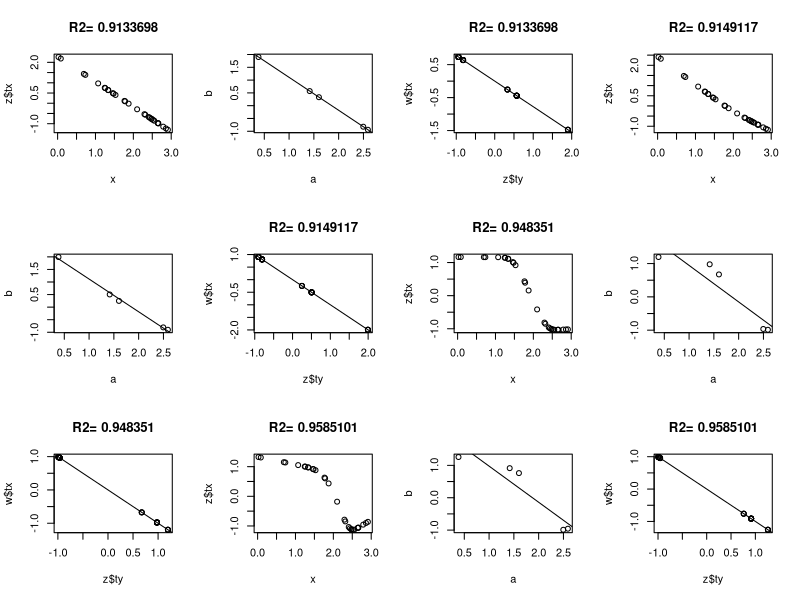
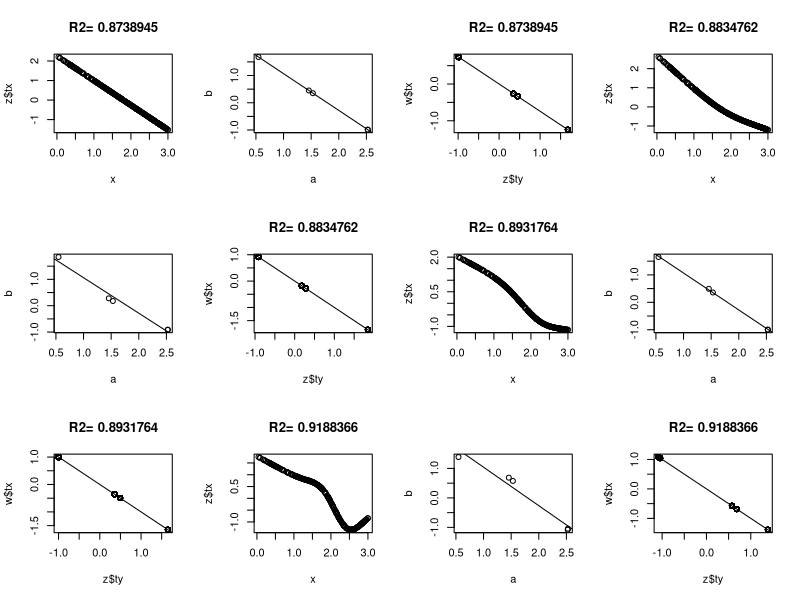
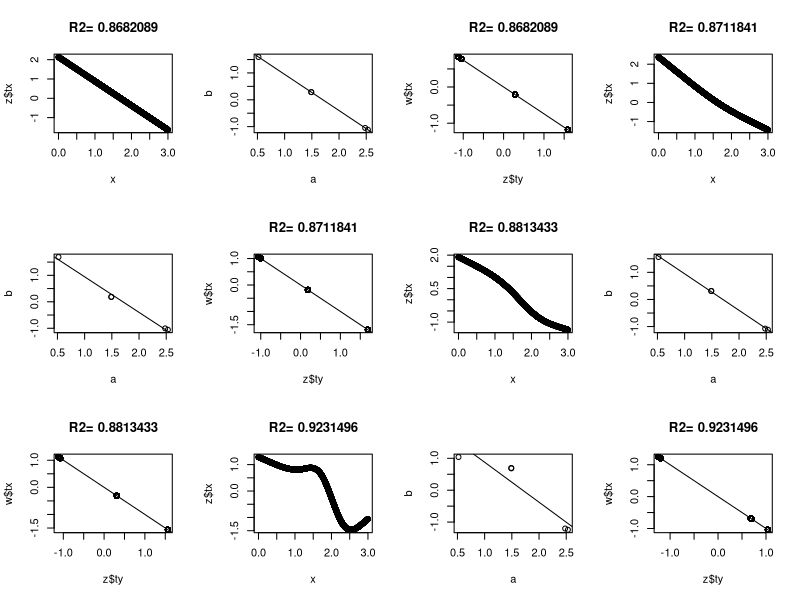
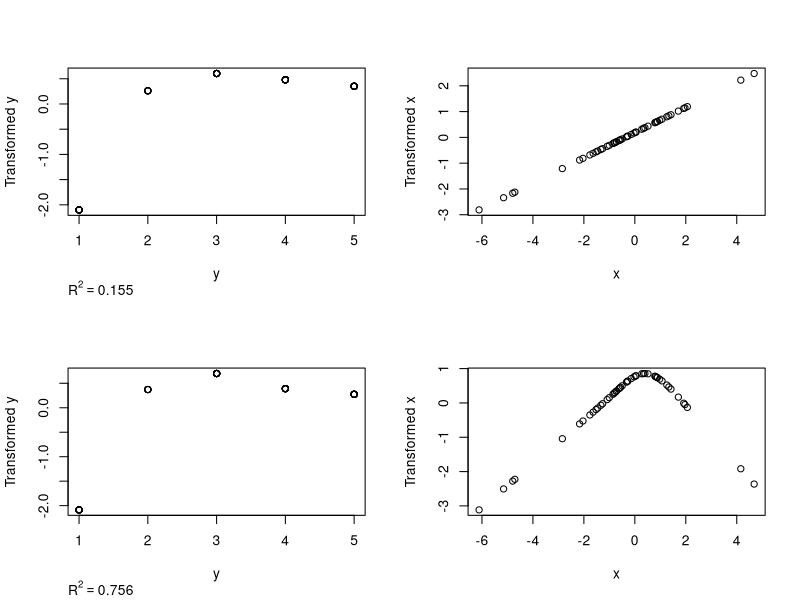
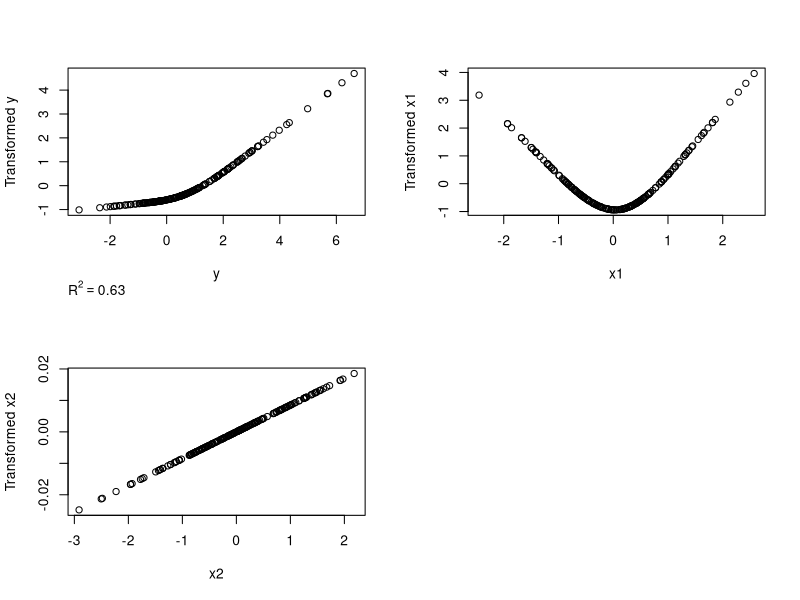
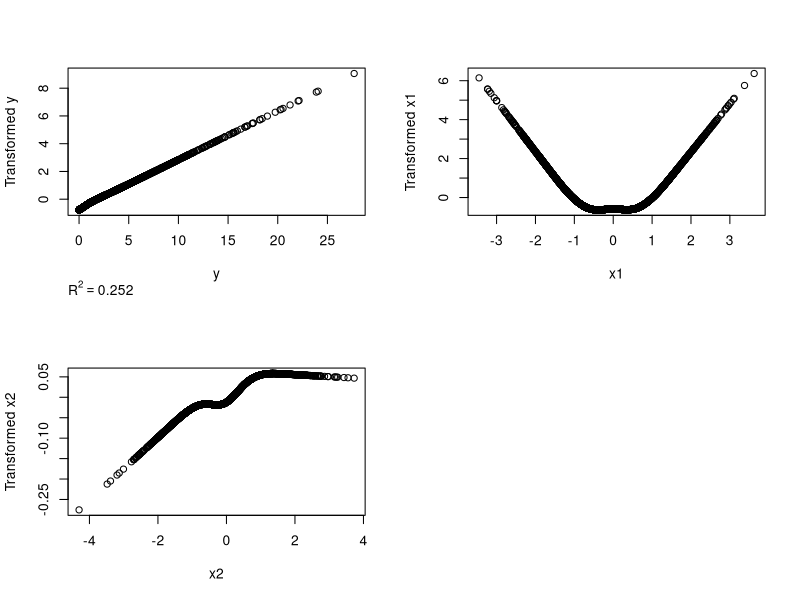

Reproduce these figures in R, in order.
library(Hmisc)


### Name: areg
### Title: Additive Regression with Optimal Transformations on Both Sides
###   using Canonical Variates
### Aliases: areg print.areg predict.areg plot.areg
### Keywords: smooth regression multivariate models

### ** Examples

set.seed(1)

ns <- c(30,300,3000)
for(n in ns) {
  y <- sample(1:5, n, TRUE)
  x <- abs(y-3) + runif(n)
  par(mfrow=c(3,4))
  for(k in c(0,3:5)) {
    z <- areg(x, y, ytype='c', nk=k)
    plot(x, z$tx)
	title(paste('R2=',format(z$rsquared)))
    tapply(z$ty, y, range)
    a <- tapply(x,y,mean)
    b <- tapply(z$ty,y,mean)
    plot(a,b)
	abline(lsfit(a,b))
    # Should get same result to within linear transformation if reverse x and y
    w <- areg(y, x, xtype='c', nk=k)
    plot(z$ty, w$tx)
    title(paste('R2=',format(w$rsquared)))
    abline(lsfit(z$ty, w$tx))
 }
}

par(mfrow=c(2,2))
# Example where one category in y differs from others but only in variance of x
n <- 50
y <- sample(1:5,n,TRUE)
x <- rnorm(n)
x[y==1] <- rnorm(sum(y==1), 0, 5)
z <- areg(x,y,xtype='l',ytype='c')
z
plot(z)
z <- areg(x,y,ytype='c')
z
plot(z)

## Not run: 
##D 		
##D # Examine overfitting when true transformations are linear
##D par(mfrow=c(4,3))
##D for(n in c(200,2000)) {
##D   x <- rnorm(n); y <- rnorm(n) + x
##D     for(nk in c(0,3,5)) {
##D     z <- areg(x, y, nk=nk, crossval=10, B=100)
##D     print(z)
##D     plot(z)
##D     title(paste('n=',n))
##D   }
##D }
##D par(mfrow=c(1,1))
##D 
##D # Underfitting when true transformation is quadratic but overfitting
##D # when y is allowed to be transformed
##D set.seed(49)
##D n <- 200
##D x <- rnorm(n); y <- rnorm(n) + .5*x^2
##D #areg(x, y, nk=0, crossval=10, B=100)
##D #areg(x, y, nk=4, ytype='l', crossval=10, B=100)
##D z <- areg(x, y, nk=4) #, crossval=10, B=100)
##D z
##D # Plot x vs. predicted value on original scale.  Since y-transform is
##D # not monotonic, there are multiple y-inverses
##D xx <- seq(-3.5,3.5,length=1000)
##D yhat <- predict(z, xx, type='fitted')
##D plot(x, y, xlim=c(-3.5,3.5))
##D for(j in 1:ncol(yhat)) lines(xx, yhat[,j], col=j)
##D # Plot a random sample of possible y inverses
##D yhats <- predict(z, xx, type='fitted', what='sample')
##D points(xx, yhats, pch=2)
## End(Not run)

# True transformation of x1 is quadratic, y is linear
n <- 200
x1 <- rnorm(n); x2 <- rnorm(n); y <- rnorm(n) + x1^2
z <- areg(cbind(x1,x2),y,xtype=c('s','l'),nk=3)
par(mfrow=c(2,2))
plot(z)

# y transformation is inverse quadratic but areg gets the same answer by
# making x1 quadratic
n <- 5000
x1 <- rnorm(n); x2 <- rnorm(n); y <- (x1 + rnorm(n))^2
z <- areg(cbind(x1,x2),y,nk=5)
par(mfrow=c(2,2))
plot(z)

# Overfit 20 predictors when no true relationships exist
n <- 1000
x <- matrix(runif(n*20),n,20)
y <- rnorm(n)
z <- areg(x, y, nk=5)  # add crossval=4 to expose the problem

# Test predict function
n <- 50
x <- rnorm(n)
y <- rnorm(n) + x
g <- sample(1:3, n, TRUE)
z <- areg(cbind(x,g),y,xtype=c('s','c'))
range(predict(z, cbind(x,g)) - z$linear.predictors)
